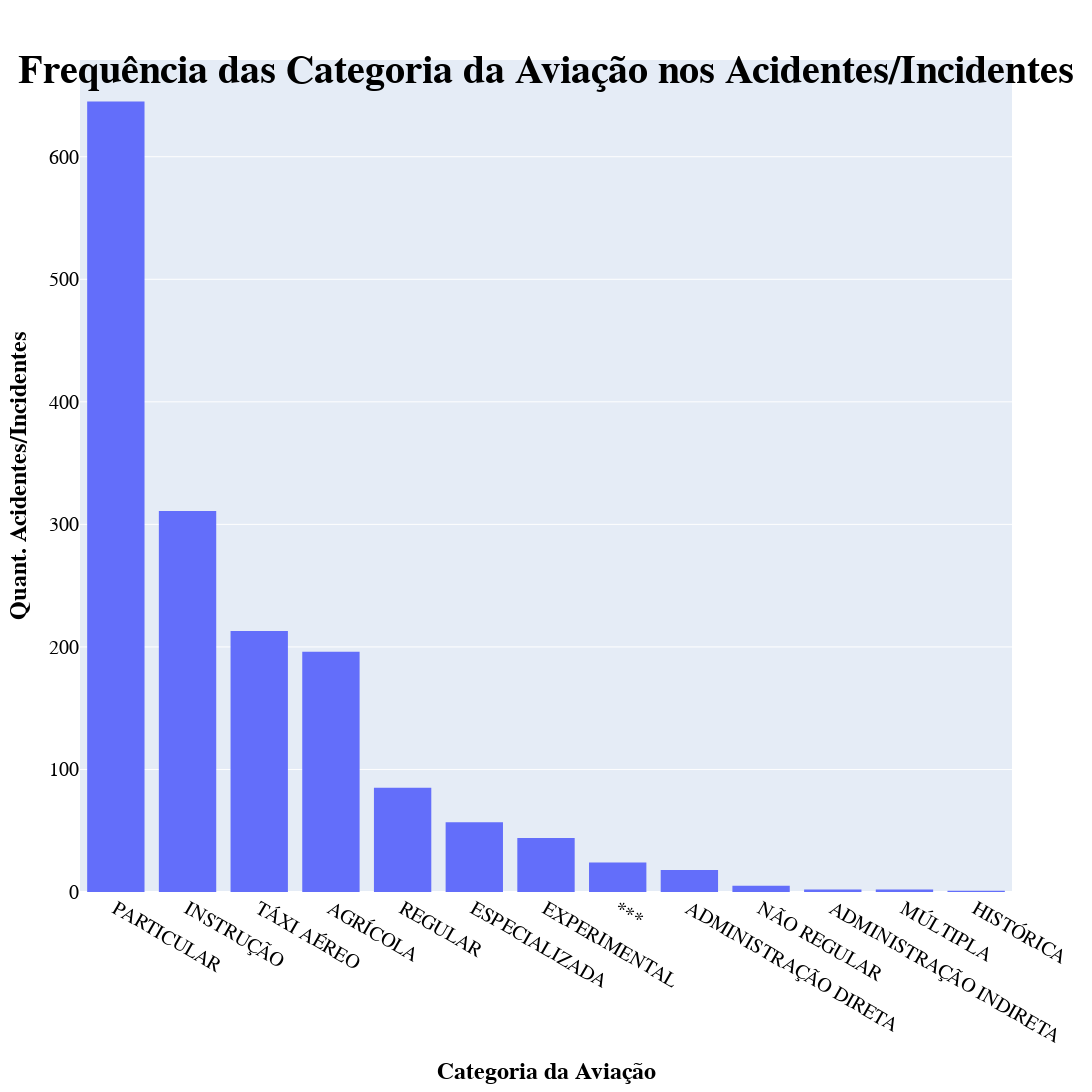

Source (notebook cell):
### Markdown cell above
#### Avaliando a categoria da aviação

### Code cell
# avaliando os operadores
fig = px.histogram(df_aeronaves_aviao['categoria_aviacao'].astype(str), x='categoria_aviacao', nbins=10)
fig.update_layout(
    height=1100,
    width=2000,
    title=dict(
        text='<b>Frequência das Categoria da Aviação nos Acidentes/Incidentes</b>',
        x=0.5,
        y=0.95,
        font=dict(
            family="Arial",
            size=40,
            color='#000000'
        )
    ),
    xaxis_title="<b>Categoria da Aviação</b>",
    yaxis_title='<b>Quant. Acidentes/Incidentes</b>',
    font=dict(
        family="Courier New, Monospace",
        size=20,
        color='#000000'
    ),
    xaxis={'categoryorder':'total descending'}
)
fig.show()

### Figure 1 — Plotly figure (JSON) as saved in the notebook; plotly's stock layout.template omitted (floating-point values rounded to 4 significant figures; data arrays with more than 128 entries replaced by an {"elided": "..."} marker saying what was removed)
{"data": [{"alignmentgroup": "True", "bingroup": "x", "hovertemplate": "categoria_aviacao=%{x}<br>count=%{y}<extra></extra>", "legendgroup": "", "marker": {"color": "#636efa", "pattern": {"shape": ""}}, "name": "", "nbinsx": 10, "offsetgroup": "", "orientation": "v", "showlegend": false, "type": "histogram", "x": {"elided": "1603 str values"}, "xaxis": "x", "yaxis": "y"}], "layout": {"barmode": "relative", "font": {"color": "#000000", "family": "Courier New, Monospace", "size": 20}, "height": 1100, "legend": {"tracegroupgap": 0}, "margin": {"t": 60}, "title": {"font": {"color": "#000000", "family": "Arial", "size": 40}, "text": "<b>Frequência das Categoria da Aviação nos Acidentes/Incidentes</b>", "x": 0.5, "y": 0.95}, "width": 2000, "xaxis": {"anchor": "y", "categoryorder": "total descending", "domain": [0, 1], "title": {"text": "<b>Categoria da Aviação</b>"}}, "yaxis": {"anchor": "x", "domain": [0, 1], "title": {"text": "<b>Quant. Acidentes/Incidentes</b>"}}}}
